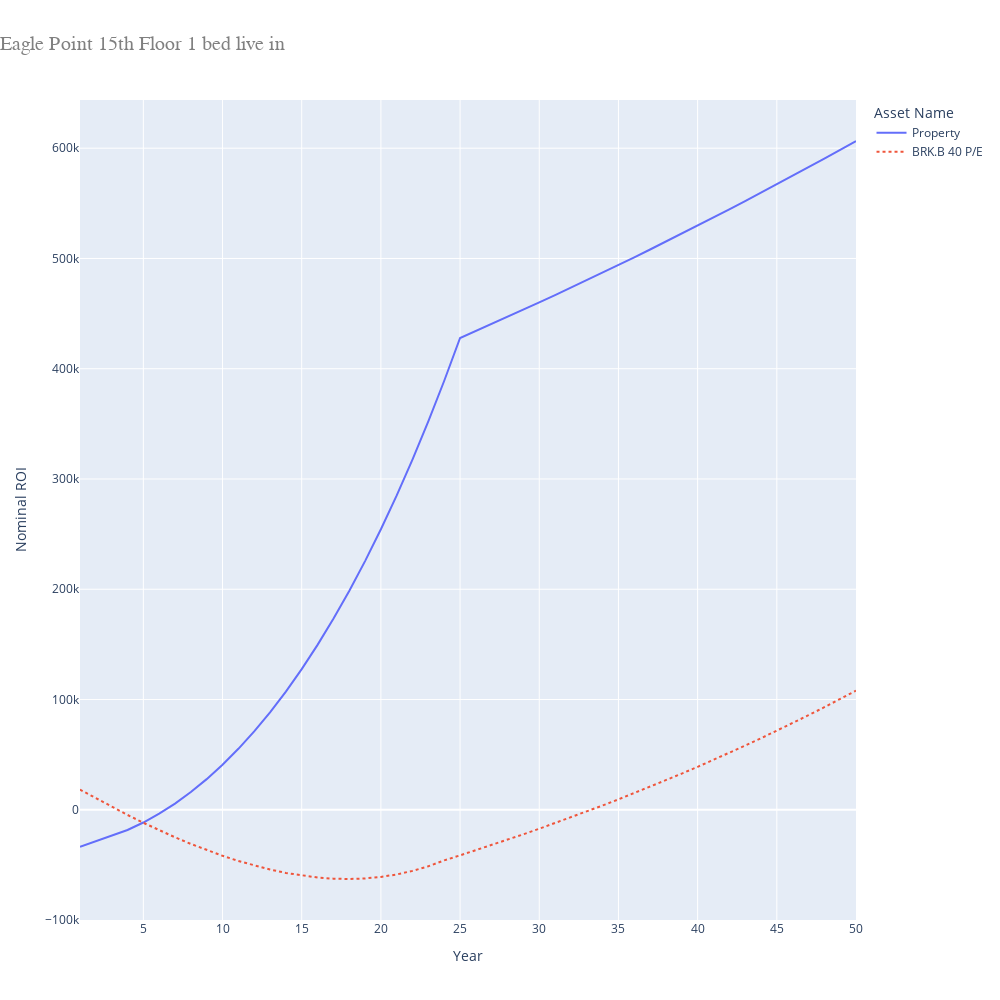

This figure's notebook cell:
### Code cell
# Eagle Point 15th Floor 1 bed live in
property_price = 685000
cost_of_renting_alone = 2600

repayment_mortgage = RepaymentMortgage(
    property_price * 0.85,
    25,
    FIXED_INTEREST_RATE
)

asset_name = "Property"
asset_dictionary[asset_name] = LeaseholdProperty(
    False,
    property_price,
    monthly_gross_rental=0,
    rental_tax=0,
    months_occupied_out_of_12=8,
    agency_percentage=LIXING_AGENCY_PERCENTAGE,
    annual_service_charge=7 * 603,
    annual_ground_rent=600,
    mortgage=repayment_mortgage
)

opportunity_cost_property = asset_dictionary[asset_name]

yearly_principle_repayments = []
previous_year = opportunity_cost_property.mortgage.total_principle_paid(1)
yearly_principle_repayments.append(previous_year)

for year in range(2, 25):
    current_year = opportunity_cost_property.mortgage.total_principle_paid(year)
    yearly_principle_repayments.append(
        current_year - previous_year - cost_of_renting_alone * 12
    )
    previous_year = current_year

print(yearly_principle_repayments)

asset_dictionary["BRK.B 40 P/E"] = HLStock(
    opportunity_cost_property.property_value * 0.25,
    stock_price_to_earnings,
    yearly_principle_repayments
)

(headers, table, graph_source) = generate_header_table_and_graph_source(
    asset_dictionary
)

fig = px.line(
    graph_source,
    x='Year',
    y='Nominal ROI',
    color='Asset Name',
    line_dash='Asset Name',
    title='Eagle Point 15th Floor 1 bed live in',
    width=1000,
    height=1000
)

fig.update_layout(
    title_font_size=20,
    title_font_family='Courier',
    title_font_color='gray',
    title_x=0
)

fig.show()

### Figure 1 — Plotly figure (JSON) as saved in the notebook; plotly's stock layout.template omitted (floating-point values rounded to 4 significant figures)
{"data": [{"hovertemplate": "Asset Name=Property<br>Year=%{x}<br>Nominal ROI=%{y}<extra></extra>", "legendgroup": "Property", "line": {"color": "#636efa", "dash": "solid"}, "marker": {"symbol": "circle"}, "mode": "lines", "name": "Property", "orientation": "v", "showlegend": true, "type": "scatter", "x": [1, 2, 3, 4, 5, 6, 7, 8, 9, 10, 11, 12, 13, 14, 15, 16, 17, 18, 19, 20, 21, 22, 23, 24, 25, 26, 27, 28, 29, 30, 31, 32, 33, 34, 35, 36, 37, 38, 39, 40, 41, 42, 43, 44, 45, 46, 47, 48, 49, 50], "xaxis": "x", "y": [-33510.0, -28510.0, -23970.0, -18320.0, -11530.0, -3560.0, 5625.0, 16060.0, 27790.0, 40850.0, 55280.0, 71130.0, 88430.0, 107200.0, 127600.0, 149600.0, 173200.0, 198500.0, 225500.0, 254400.0, 285100.0, 317800.0, 352400.0, 389100.0, 427900.0, 434200.0, 440600.0, 447100.0, 453600.0, 460200.0, 466800.0, 473500.0, 480300.0, 487200.0, 494100.0, 501100.0, 508100.0, 515200.0, 522400.0, 529700.0, 537100.0, 544500.0, 552000.0, 559500.0, 567200.0, 574900.0, 582700.0, 590600.0, 598500.0, 606500.0], "yaxis": "y"}, {"hovertemplate": "Asset Name=BRK.B 40 P/E<br>Year=%{x}<br>Nominal ROI=%{y}<extra></extra>", "legendgroup": "BRK.B 40 P/E", "line": {"color": "#EF553B", "dash": "dot"}, "marker": {"symbol": "circle"}, "mode": "lines", "name": "BRK.B 40 P/E", "orientation": "v", "showlegend": true, "type": "scatter", "x": [1, 2, 3, 4, 5, 6, 7, 8, 9, 10, 11, 12, 13, 14, 15, 16, 17, 18, 19, 20, 21, 22, 23, 24, 25, 26, 27, 28, 29, 30, 31, 32, 33, 34, 35, 36, 37, 38, 39, 40, 41, 42, 43, 44, 45, 46, 47, 48, 49, 50], "xaxis": "x", "y": [18290.0, 10370.0, 2707.0, -4682.0, -11770.0, -18530.0, -24930.0, -30950.0, -36560.0, -41720.0, -46410.0, -50590.0, -54210.0, -57260.0, -59680.0, -61430.0, -62480.0, -62770.0, -62260.0, -60900.0, -58640.0, -55420.0, -51180.0, -45880.0, -41330.0, -36690.0, -31960.0, -27140.0, -22220.0, -17200.0, -12080.0, -6861.0, -1533.0, 3904.0, 9451.0, 15110.0, 20890.0, 26790.0, 32810.0, 38960.0, 45230.0, 51640.0, 58180.0, 64860.0, 71680.0, 78650.0, 85770.0, 93040.0, 100500.0, 108100.0], "yaxis": "y"}], "layout": {"height": 1000, "legend": {"title": {"text": "Asset Name"}, "tracegroupgap": 0}, "title": {"font": {"color": "gray", "family": "Courier", "size": 20}, "text": "Eagle Point 15th Floor 1 bed live in", "x": 0}, "width": 1000, "xaxis": {"anchor": "y", "domain": [0, 1], "title": {"text": "Year"}}, "yaxis": {"anchor": "x", "domain": [0, 1], "title": {"text": "Nominal ROI"}}}}
